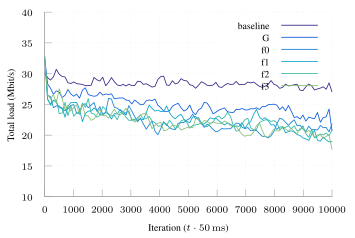

Write gnuplot code to recreate this figure.
set terminal tikz standalone color size 9cm,6cm font '\scriptsize' preamble '\usepackage{microtype} \usepackage{times} \usepackage[T1]{fontenc} \usepackage[binary-units, per-mode=symbol]{siunitx}\sisetup{detect-all}'
set output "ftprep-tcp-cap-load.tex"

load "parula.pal"

set style line 102 lc rgb '#a0a0a0' lt 1 lw 1
set border ls 102
set colorbox border 102
set key textcolor rgb "black"
set tics textcolor rgb "black"
set label textcolor rgb "black"

set border 3
set grid x y
set xtics nomirror
set ytics nomirror

#set key autotitle columnhead
set datafile separator ","

set xlabel "Iteration ($t \\cdot{} \\SI{50}{\\milli\\second}$)"
set ylabel "Total load (\\si{\\mega\\bit\\per\\second})"

plot '../results/baseline-2-avg-ng.csv' u 1:4 w lines smooth sbezier title "baseline", \
     '../results/ft-tcp-cap-g-avg.csv' u 1:4 w lines smooth sbezier title "G", \
     '../results/ft-tcp-cap-f0-avg.csv' u 1:4 w lines smooth sbezier title "f0", \
     '../results/ft-tcp-cap-f1-avg.csv' u 1:4 w lines smooth sbezier title "f1", \
     '../results/ft-tcp-cap-f2-avg.csv' u 1:4 w lines smooth sbezier title "f2", \
     '../results/ft-tcp-cap-f3-avg.csv' u 1:4 w lines smooth sbezier title "f3"
